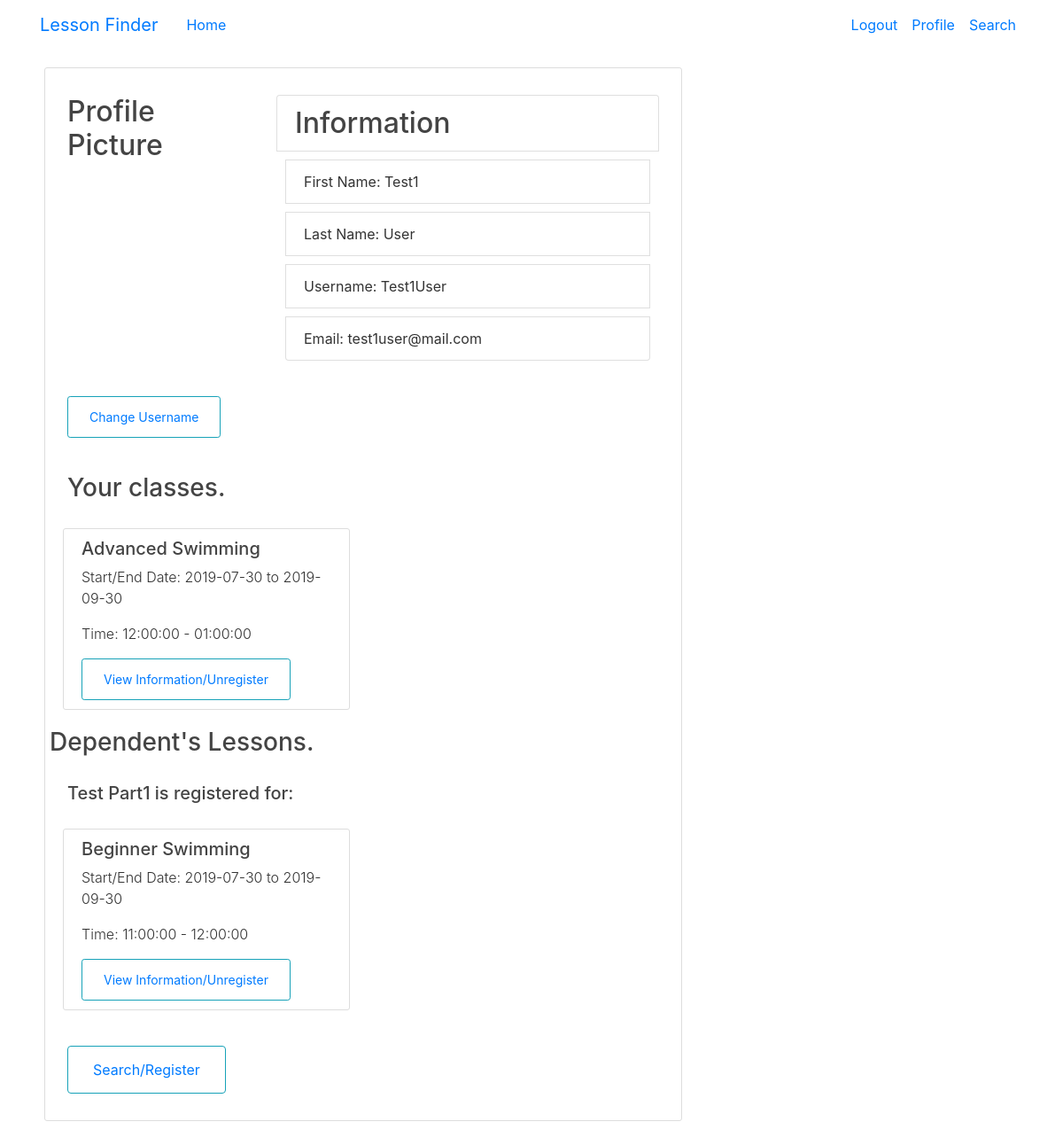
The app's page /profile (signed in), older data.
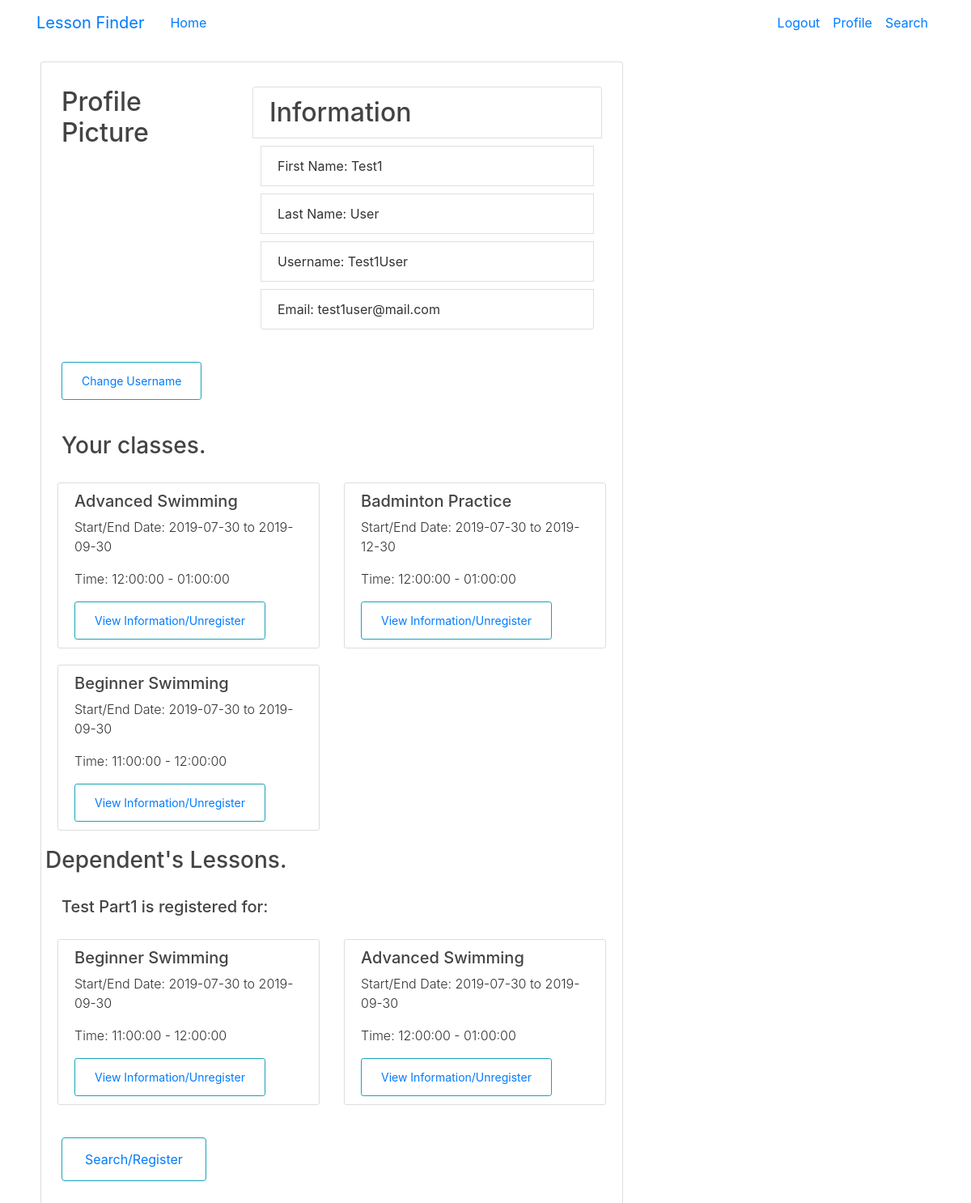
The same page, newer data.
### lessonfinder/models.py (models this page shows, shortened)
class User(db.Model, UserMixin):
    id = db.Column(db.Integer, primary_key=True)
    active = db.Column(db.Boolean(), nullable=False)
    fName = db.Column(db.String(50), nullable=False)
    lName = db.Column(db.String(50), nullable=False)
    email = db.Column(db.String(50), unique=True, nullable=False)
    birthday = db.Column(db.Date, nullable=False)
    username = db.Column(db.String(30), unique=True, nullable=False)
    password = db.Column(db.String(60), nullable=False)
    lessons = db.relationship('Lesson', secondary=lessons, backref=db.backref('selfParticipant', lazy='dynamic'))
    dependents = db.relationship('Participant', backref=db.backref('guardian'))

class Lesson(db.Model):
    id = db.Column(db.Integer, primary_key=True)
    name = db.Column(db.String(100), nullable=False)
    startDate = db.Column(db.Date, nullable=False)
    endDate = db.Column(db.Date, nullable=False)
    startTime = db.Column(db.Time, nullable=False)
    endTime = db.Column(db.Time, nullable=False)
    contactEmail = db.Column(db.String(250), nullable=False)
    level = db.Column(db.Integer)
    location = db.Column(db.String(50), nullable=False)
    organizationId = db.Column(db.Integer(), db.ForeignKey('organization.id'), nullable=False)
    instructor = db.Column(db.String(50), nullable=False)
    desc = db.Column(db.String(200))
    cap = db.Column(db.Integer, nullable=False)
    day = db.Column(db.String, nullable=False)

class Participant(db.Model, UserMixin):
    id = db.Column(db.Integer, primary_key=True)
    fName = db.Column(db.String(50), nullable=False)
    lName = db.Column(db.String(50), nullable=False)
    contactNum = db.Column(db.String(12))
    contactEmail = db.Column(db.String(50), nullable=False)
    user = db.Column(db.Integer, db.ForeignKey('user.id'))
    lessons = db.relationship('Lesson', secondary=depLessons, backref=db.backref('participants', lazy='dynamic'))

### lessonfinder/routes.py (the view)
@app.route("/profile")
@login_required
def profile():
    if current_user.is_authenticated:
        lessons = current_user.lessons
        dependents = current_user.dependents
        depLessons = []
        for dependent in dependents:
            for lesson in dependent.lessons:
                depLessons.append(lesson)
        return render_template('profile.html', title="Profile",
                               lessons=lessons, dependents=dependents, depLessons=depLessons)

### lessonfinder/templates/profile.html (shortened to what this page needs)
{% extends "layout2.html" %}
{% block content %}
        <div class="content-section">
            <div class="row">
                <div class="col-md-4">
                    <h2>Profile Picture</h2>
                </div>
                <div class="col-md-8">
                    <h2 class="list-group-item">Information</h2>
                    <li class="list-group-item" name="fName">First Name: {{ current_user.fName }}</li>
                    <li class="list-group-item" name="lName">Last Name: {{ current_user.lName }}</li>
                    <li class="list-group-item" name="lName">Username: {{ current_user.username }}</li>
                    <li class="list-group-item" name="email">Email: {{ current_user.email }}</li>
                </div>
            </div>
            <div  class="row">
                <div class="col-md-4">
                    <button class="btn btn-outline-info btn-sm">
                        <a class="nav-item nav-link" href="{{ url_for('update_username') }}">
                            Change Username
                        </a>
                    </button>
                </div>
            </div>
            <div class="row">
                <div class="col-md-12">
                    <h3>Your classes.</h3>
                </div>
            </div>
            <div class="row">
                {% for lesson in lessons %}
                <div class="col-md-6">
                    <article class="media content-section">
                        <div class="media-body">
                            <h5 class="article-content">{{ lesson.name }}</h5>
                            <p class="font-weight-light">Start/End Date: {{ lesson.startDate }} to {{ lesson.endDate }}</p>
                            <p class="font-weight-light">Time: {{ lesson.startTime }} - {{ lesson.endTime }}</p>
                            <button class="btn btn-outline-info btn-sm">
                                <a class="nav-item nav-link" href="{{ url_for('lesson_info', lesson_id=lesson.id, user_id=current_user.id) }}">
                                    View Information/Unregister
                                </a>
                            </button>
                        </div>
                    </article>
                </div>
                {% endfor %}
            </div>
            <div class="row">
                <h3>Dependent's Lessons.</h3>
            </div>
            <div class="row">
                {% for dependent in dependents %}
                    <div class="col-md-12">
                        <h5>{{ dependent.fName }} {{ dependent.lName }} is registered for:</h5>
                    </div>
                    {% for lesson in dependent.lessons %}
                    <div class="col-md-6">
                        <article class="media content-section">
                            <div class="media-body">
                                <h5 class="article-content">{{ lesson.name }}</h5>
                                <p class="font-weight-light">Start/End Date: {{ lesson.startDate }} to {{ lesson.endDate }}</p>
                                <p class="font-weight-light">Time: {{ lesson.startTime }} - {{ lesson.endTime }}</p>
                                <button class="btn btn-outline-info btn-sm">
                                    <a class="nav-item nav-link" href="{{ url_for('dep_lesson_info', lesson_id=lesson.id, dep_id=dependent.id) }}">
                                        View Information/Unregister
                                    </a>
                                </button>
                            </div>
                        </article>
                    </div>
                    {% endfor %}
                {% endfor %}
            </div>
            <div class="row">
                <div class="col-md-4">
                    <button class="btn btn-outline-info">
                        <a class="nav-item nav-link" href="{{ url_for('search') }}">
                            Search/Register
                        </a>
                    </button>
                </div>
            </div>
        </div>
{% endblock content %}

### lessonfinder/templates/layout2.html (shortened to what this page needs)
<!DOCTYPE html>
<html>
<head>
    <link rel="stylesheet" href="https://maxcdn.bootstrapcdn.com/bootstrap/4.0.0/css/bootstrap.min.css">
    <link rel="stylesheet" type="text/css" href="{{ url_for('static', filename='sub_styles.css') }}">
</head>
<body>
    <header class="site-header">
      <nav class="navbar navbar-expand-md">
        <div class="container">
          <a class="navbar-brand mr-4" href="/">Lesson Finder</a>
          <div class="collapse navbar-collapse" id="navbarToggle">
            <div class="navbar-nav mr-auto">
              <a class="nav-item nav-link" href="{{ url_for('about') }}">Home</a>
            </div>
            <div class="navbar-nav">
              {% if current_user.is_authenticated %}
                <a class="nav-item nav-link" href="{{ url_for('user.logout') }}">Logout</a>
                <a class="nav-item nav-link" href="{{ url_for('profile') }}">Profile</a>
              {% else  %}
                <a class="nav-item nav-link" href="{{ url_for('user.login') }}">Login</a>
                <a class="nav-item nav-link" href="{{ url_for('signup') }}">Sign Up</a>
              {% endif %}
              <a class="nav-item nav-link" href="{{ url_for('search') }}">Search</a>
            </div>
          </div>
        </div>
      </nav>
    </header>
	<main role='main' class='container'>
		<div class="row">
            <div class="col-md-8">
                {% block content %}{% endblock %}
            </div>
		</div>
	</main>
</body>
</html>

### lessonfinder/static/sub_styles.css (style rules this page uses)
html, body { color: #333333; height: 100%; }
.row { height: 100%; }
.col-md-8, .col-md-4, .col-md-12 { padding: 20px; }
li { margin: 10px; padding: 5px; }
h1, h2, h3, h4, h5, h6 { color: #444444; }
.content-section { background: #ffffff; padding: 10px 20px; border: 1px solid #dddddd; border-radius: 3px; margin-bottom: 20px; }
.article-content { white-space: pre-line; }

Row changes from the older to the newer data that the page shows:
added Lesson: name "Badminton Practice", startDate "2019-07-30", endDate "2019-12-30", startTime "12:00:00", endTime "01:00:00", shown under "Your classes."
now on one of the page's lists (row unchanged): Lesson: name "Beginner Swimming", startDate "2019-07-30", endDate "2019-09-30", startTime "11:00:00", endTime "12:00:00"
changed Participant "Test": gains Lesson (name "Advanced Swimming", startDate "2019-07-30", endDate "2019-09-30", startTime "12:00:00", endTime "01:00:00")
